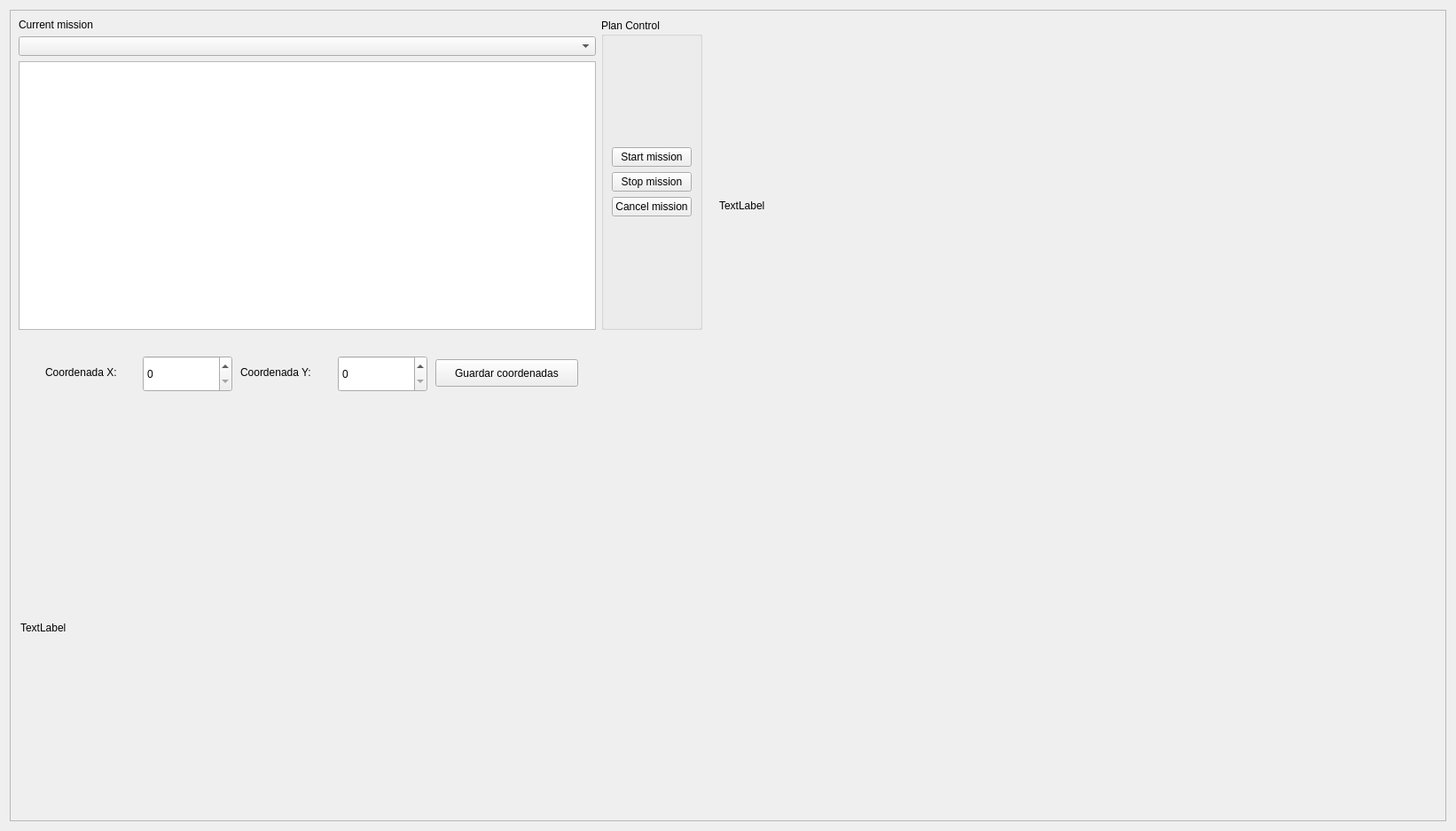
<?xml version="1.0" encoding="UTF-8"?>
<ui version="4.0">
 <class>local_guiDlg</class>
 <widget class="QWidget" name="local_guiDlg">
  <property name="geometry">
   <rect>
    <x>0</x>
    <y>0</y>
    <width>1642</width>
    <height>937</height>
   </rect>
  </property>
  <property name="windowTitle">
   <string>Controller</string>
  </property>
  <layout class="QVBoxLayout" name="verticalLayout_2">
   <item>
    <layout class="QVBoxLayout" name="verticalLayout">
     <item>
      <widget class="QFrame" name="frame">
       <property name="minimumSize">
        <size>
         <width>300</width>
         <height>0</height>
        </size>
       </property>
       <property name="frameShape">
        <enum>QFrame::StyledPanel</enum>
       </property>
       <property name="frameShadow">
        <enum>QFrame::Raised</enum>
       </property>
       <widget class="QWidget" name="layoutWidget">
        <property name="geometry">
         <rect>
          <x>10</x>
          <y>10</y>
          <width>771</width>
          <height>351</height>
         </rect>
        </property>
        <layout class="QHBoxLayout" name="horizontalLayout">
         <item>
          <layout class="QVBoxLayout" name="verticalLayout_5">
           <item>
            <widget class="QLabel" name="label">
             <property name="text">
              <string>Current mission</string>
             </property>
            </widget>
           </item>
           <item>
            <widget class="QComboBox" name="list_plan"/>
           </item>
           <item>
            <widget class="QPlainTextEdit" name="current_plan">
             <property name="enabled">
              <bool>true</bool>
             </property>
            </widget>
           </item>
          </layout>
         </item>
         <item>
          <widget class="QGroupBox" name="groupBox">
           <property name="title">
            <string>Plan Control</string>
           </property>
           <layout class="QVBoxLayout" name="verticalLayout_4">
            <item>
             <layout class="QVBoxLayout" name="verticalLayout_3">
              <item>
               <widget class="QPushButton" name="pushButton_start_mission">
                <property name="text">
                 <string>Start mission</string>
                </property>
               </widget>
              </item>
              <item>
               <widget class="QPushButton" name="pushButton_stop_mission">
                <property name="text">
                 <string>Stop mission</string>
                </property>
               </widget>
              </item>
              <item>
               <widget class="QPushButton" name="pushButton_cancel_mission">
                <property name="text">
                 <string>Cancel mission</string>
                </property>
               </widget>
              </item>
             </layout>
            </item>
           </layout>
          </widget>
         </item>
        </layout>
       </widget>
       <widget class="QLabel" name="labelX">
        <property name="geometry">
         <rect>
          <x>40</x>
          <y>400</y>
          <width>131</width>
          <height>17</height>
         </rect>
        </property>
        <property name="text">
         <string>Coordenada X:</string>
        </property>
       </widget>
       <widget class="QLabel" name="labelY">
        <property name="geometry">
         <rect>
          <x>260</x>
          <y>400</y>
          <width>101</width>
          <height>17</height>
         </rect>
        </property>
        <property name="text">
         <string>Coordenada Y:</string>
        </property>
       </widget>
       <widget class="QPushButton" name="pushButton_save_coords">
        <property name="geometry">
         <rect>
          <x>480</x>
          <y>394</y>
          <width>161</width>
          <height>31</height>
         </rect>
        </property>
        <property name="text">
         <string>Guardar coordenadas</string>
        </property>
       </widget>
       <widget class="QLabel" name="label_rgb">
        <property name="geometry">
         <rect>
          <x>12</x>
          <y>496</y>
          <width>761</width>
          <height>401</height>
         </rect>
        </property>
        <property name="text">
         <string>TextLabel</string>
        </property>
       </widget>
       <widget class="QLabel" name="label_map">
        <property name="geometry">
         <rect>
          <x>800</x>
          <y>20</y>
          <width>761</width>
          <height>401</height>
         </rect>
        </property>
        <property name="text">
         <string>TextLabel</string>
        </property>
       </widget>
       <widget class="QSpinBox" name="coordX">
        <property name="geometry">
         <rect>
          <x>150</x>
          <y>390</y>
          <width>101</width>
          <height>41</height>
         </rect>
        </property>
       </widget>
       <widget class="QSpinBox" name="coordY">
        <property name="geometry">
         <rect>
          <x>370</x>
          <y>390</y>
          <width>101</width>
          <height>41</height>
         </rect>
        </property>
       </widget>
      </widget>
     </item>
    </layout>
   </item>
  </layout>
 </widget>
 <resources/>
 <connections/>
</ui>
